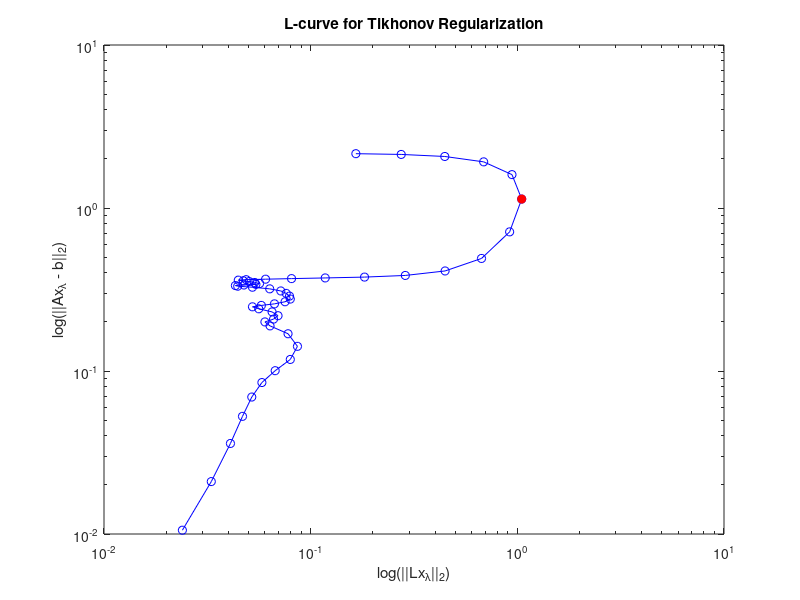

Here is the MATLAB script that generated this plot:
%-----------Problem------%
%I asked Chatgpt to create me an ill-conditionned problem in order to have
%a big curvature%
n = 100; 
[U, ~, V] = svd(randn(n, n)); 
sing_values = logspace(0, -10, n); 
A = U * diag(sing_values) * V'; 
x_true = randn(n, 1); 
b = A * x_true; 
noise_level = 0.2; 
noise = noise_level * norm(b) * randn(n, 1) / norm(randn(n, 1)); 
b_noisy = b + noise; 
%end Chatgpt%

%-----Norms-----%
[U, S, V] = svd(A); 
lambda_values = logspace(-10, 1, 50); 
num_lambda = length(lambda_values);
norm_Ax_minus_b = zeros(num_lambda, 1);
norm_Lx = zeros(num_lambda, 1);
for i = 1:num_lambda
    lambda = lambda_values(i);
    x_lambda = V * diag(diag(S) ./ (diag(S).^2 + lambda^2)) * U' * b_noisy; % Regularized solution
    norm_Ax_minus_b(i) = norm(A * x_lambda - b_noisy); % Residual norm
    norm_Lx(i) = norm(lambda * x_lambda); % Solution norm
end
% ------Lcurve-----%
loglog(norm_Lx, norm_Ax_minus_b, 'b-o');
xlabel('log(||Lx_{\lambda}||_2)');
ylabel('log(||Ax_{\lambda} - b||_2)');
title('L-curve for Tikhonov Regularization');

%-----Maximum curvature---%

[~, corner_index] = min(abs(log(norm_Ax_minus_b) - log(norm_Lx))); 
%maybe not the best curve, if I have time do dy/dx
optimal_lambda = lambda_values(corner_index+1);
hold on;
loglog(norm_Lx(corner_index), norm_Ax_minus_b(corner_index), 'ro', 'MarkerFaceColor', 'r');
hold off;
%----Result-----%
disp(['Optimal lambda: ', num2str(optimal_lambda)]);
